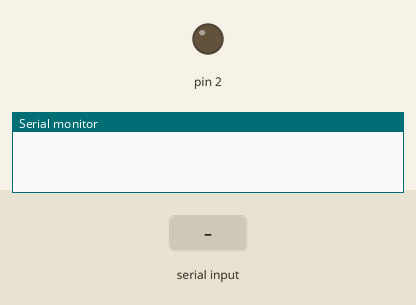
Simulated run of this sketch. Board: Arduino Uno, built with avr-gcc and run on an emulated ATmega328P. On the bench: output pins drawn as LEDs (lit = HIGH), the last lines printed to the serial monitor. The test bench sets the inputs (shaded band).

Above: at 1.2 s.
1.3 s: "a" received over Serial
At 2.5 s:
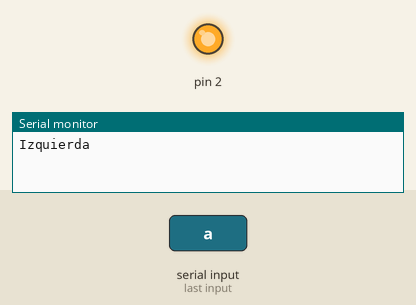
2.8 s: "1" received over Serial
At 3.8 s:
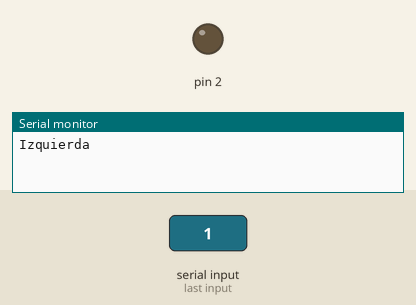
Timing chart, 0 to 5.8 s (numbered marks = the images above; inputs shaded):
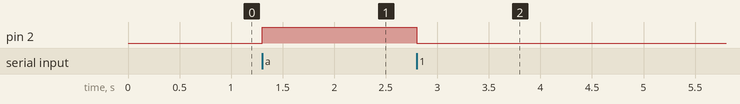

The sketch:

Carro.ino
```cpp
char dat;

void setup() {
  Serial.begin(9600);
  pinMode(2, OUTPUT);
}

void loop() {
  if (Serial.available()){
    dat=Serial.read();
    if (dat=='a'){
      Serial.print("Izquierda");
      digitalWrite(2, HIGH);
    }
    else{
      digitalWrite(2, LOW);
    }
  }
}
```

Measured:
- after the input at 1.3 s, pin 2: LOW → HIGH at once
- after the input at 2.8 s, pin 2: HIGH → LOW at once
